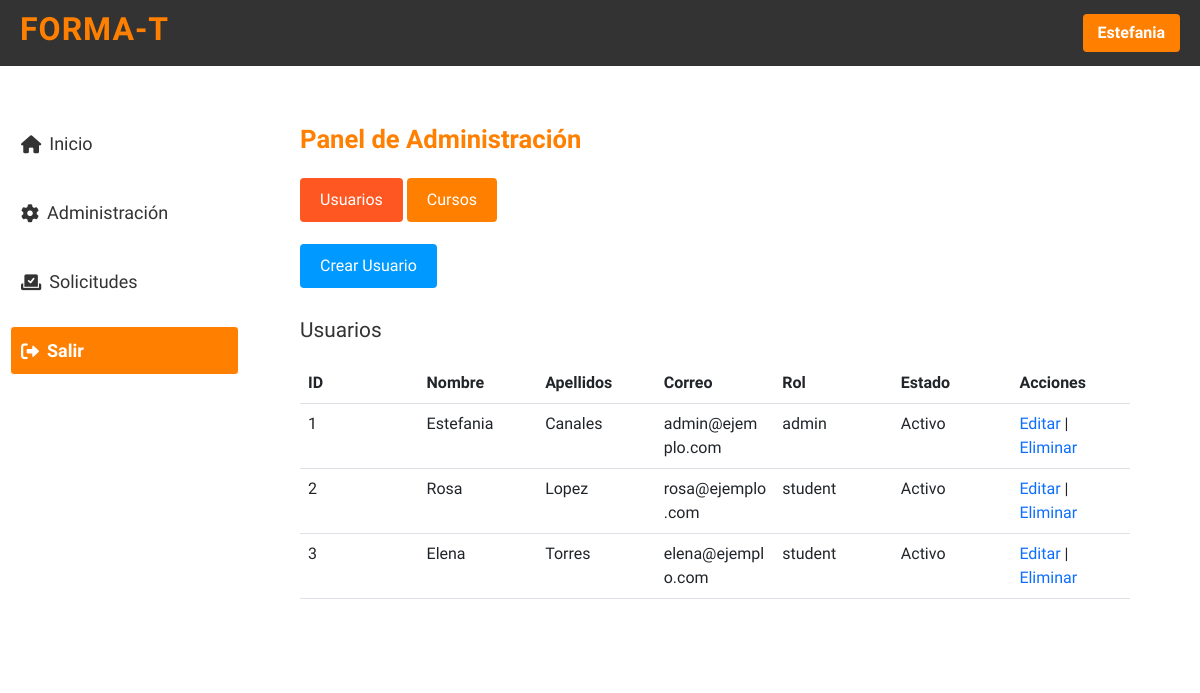
The app's page /public/pages/admin.php (signed in) with its own data.
### tables this page shows
CREATE TABLE `users` (
  `user_id` INT NOT NULL AUTO_INCREMENT,
  `first_name` VARCHAR(100) NOT NULL,
  `last_name` VARCHAR(100) NOT NULL,
  `email` VARCHAR(100) NOT NULL UNIQUE,
  `password` VARCHAR(255) NOT NULL, 
  `role` ENUM('admin', 'student') NOT NULL,
  `status` TINYINT DEFAULT 1, 
  `phone` VARCHAR(15),
  PRIMARY KEY (`user_id`)
);

### models/Connection.php (called while the page is built, shortened)
<?php
class Connection {
    private function connect() {
        $host = 'localhost';
        $port = 3306;
        $dbname = 'format_db';
        $user = 'root';
        $password = '';
        try {
            $this->conn = new PDO("mysql:host=$host;port=$port;dbname=$dbname;charset=utf8", $user, $password);
        } catch (PDOException $e) {
            die("Error en la conexión: " . $e->getMessage());
        }
    }
}
?>

### models/User.php (called while the page is built, shortened)
<?php
require_once 'Connection.php';
class User extends Connection {
    public function getAllUsers() {
        $sql = "SELECT * FROM users";
        $stmt = $this->conn->prepare($sql);
        $stmt->execute();
        return $stmt->fetchAll(PDO::FETCH_ASSOC);
    }
}
?>

### public/pages/admin.php (the view, shortened to what this page needs)
<?php
require_once '../../models/User.php';
$user = new User();
$showAllUsers = $user->getAllUsers();
?>
<!DOCTYPE html>
<html lang="es">
<head>
    <?php require_once '../includes/styles.php'; ?>
    <link rel="stylesheet" href="../resources/css/menu.css"/>
    <link rel="stylesheet" href="../resources/css/admin.css">
</head>
<body>
    <?php require_once '../includes/header.php'; ?>
    <div class="layout-container">
        <?php require_once '../includes/menu.php'; ?>
        <div class="admin-content">
            <h1>Panel de Administración</h1>
            <div class="tabs">
                <div class="tab-buttons">
                    <button class="tab-button active" onclick="openTab(event, 'users')" data-tab="users">Usuarios</button>
                    <button class="tab-button" onclick="openTab(event, 'courses')" data-tab="courses">Cursos</button>
                </div>
            </div>
            <div class="btn-container">
                <a href="create-user.php?tab=users" class="btn-create" id="createUserBtn">Crear Usuario</a>
            </div>
            <div id="users" class="tab-content active">
                <h2>Usuarios</h2>
                <table class="table table-hover">
                    <thead>
                        <tr>
                            <th>ID</th>
                            <th>Nombre</th>
                            <th>Apellidos</th>
                            <th>Correo</th>
                            <th>Rol</th>
                            <th>Estado</th>
                            <th>Acciones</th>
                        </tr>
                    </thead>
                    <tbody>
                        <?php
                        if ($showAllUsers && count($showAllUsers) > 0) {
                            foreach ($showAllUsers as $user) {
                                echo '<tr>';
                                echo '<td>' . htmlspecialchars($user['user_id']) . '</td>';
                                echo '<td>' . htmlspecialchars($user['first_name']) . '</td>';
                                echo '<td>' . htmlspecialchars($user['last_name']) . '</td>';
                                echo '<td>' . htmlspecialchars($user['email']) . '</td>';
                                echo '<td>' . htmlspecialchars($user['role']) . '</td>';
                                echo '<td>' . ($user['status'] == 1 ? 'Activo' : 'Inactivo') . '</td>';
                                echo '<td><a href="edit-user.php?id=' . $user['user_id'] . '&tab=users">Editar</a> | <a href="delete-user.php?id=' . $user['user_id'] . '&tab=users">Eliminar</a></td>';
                                echo '</tr>';
                            }
                        } else {
                            echo '<tr><td colspan="7">No hay usuarios registrados.</td></tr>';
                        }
                        ?>
                    </tbody>
                </table>
            </div>
        </div>
    </div>
</body>
</html>

### public/resources/css/global.css (style rules this page uses)
* { font-family: 'Work Sans'; }

### public/resources/css/header.css (style rules this page uses)
* { margin: 0; padding: 0; box-sizing: border-box; }

### public/resources/css/menu.css (style rules this page uses)
.layout-container { display: flex; width: 100%; height: 100%; }

### public/resources/css/admin.css (style rules this page uses)
.admin-content { margin-left: 250px; padding: 58px 70px 50px 50px; background-color: #ffffff; flex: 1; height: 100%; overflow-y: auto; }
.admin-content h1 { font-size: 1.6em; color: #ff7f00; font-weight: bold; }
.tabs { display: flex; justify-content: space-between; border-bottom: 2px solid #ffffff; align-items: center; padding-top: 15px; }
.tab-button { padding: 10px 20px; cursor: pointer; border: none; border-radius: 4px; background-color: #ff7f00; font-size: 16px; transition: background-color 0.3s; color: #ffffff; }
.tab-button.active { background-color: #ff5722; color: #ffffff; }
.tab-content { display: none; padding-top: 30px; }
.tab-content.active { display: block; }
.btn-container { display: flex; justify-content: flex-start; gap: 20px; margin-top: 20px; }
.btn-create { background-color: #a0afb6; color: #ffffff; border-radius: 4px; padding: 10px 20px; border: none; cursor: pointer; font-size: 16px; text-decoration: none; transition: background-color 0.3s; }
table { width: 100%; border-collapse: collapse; margin-top: 20px; table-layout: fixed; }
th, td { padding: 10px; text-align: left; word-wrap: break-word; }
td a { text-decoration: none; }
th { background-color: #f4f4f4; }
.tab-content h2 { font-size: 1.3rem; color: #333; margin-bottom: 10px; }
.btn-create { background-color: #0099ff; color: #ffffff; padding: 10px 20px; border: none; cursor: pointer; text-decoration: none; transition: background-color 0.3s; }

### records on screen
users: user_id "1", first_name "Estefania", last_name "Canales", email "admin@ejemplo.com", role "admin", status "Activo"
users: user_id "2", first_name "Rosa", last_name "Lopez", email "rosa@ejemplo.com", role "student", status "Activo"
users: user_id "3", first_name "Elena", last_name "Torres", email "elena@ejemplo.com", role "student", status "Activo"

### other values on screen
$userName "Estefania"
